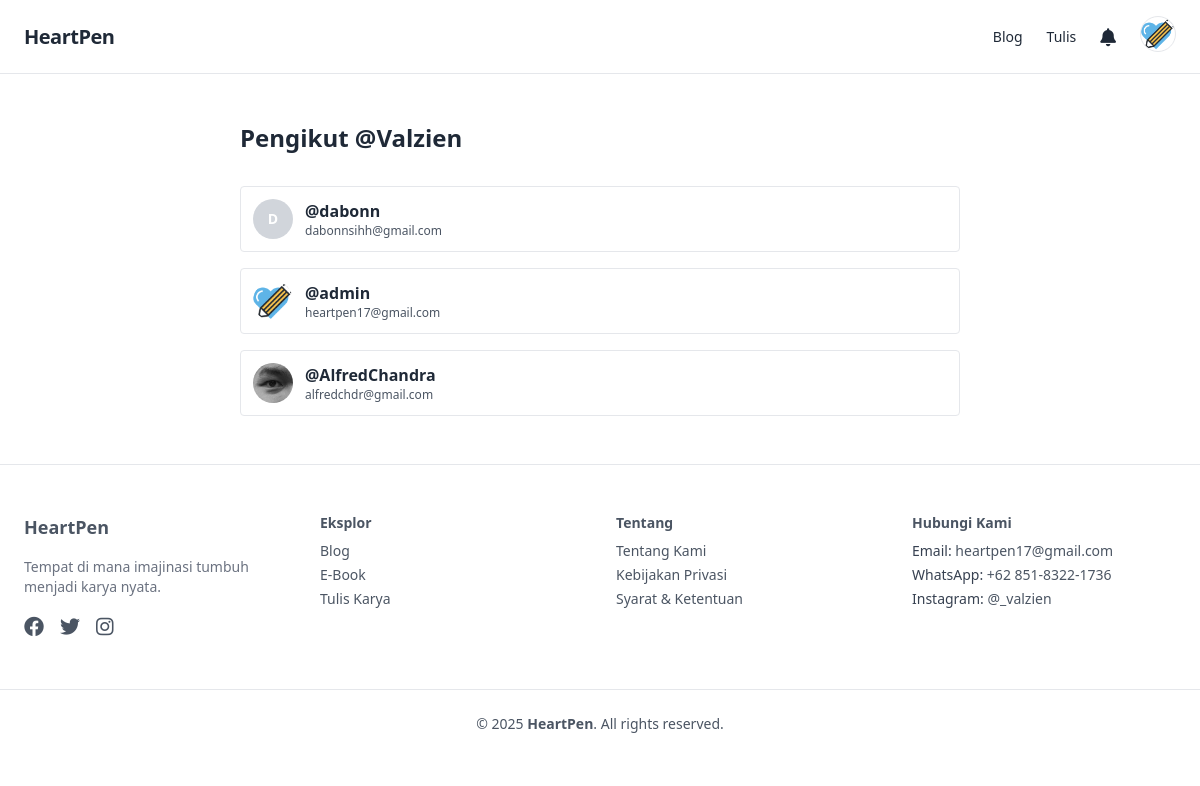
Screenshot of /followers?user=Valzien (signed in) with the database file from the repository.
### tables this page shows
CREATE TABLE `users` (
  `id` int(11) NOT NULL,
  `full_name` varchar(100) DEFAULT NULL,
  `username` varchar(50) DEFAULT NULL,
  `email` varchar(100) DEFAULT NULL,
  `password` varchar(255) DEFAULT NULL,
  `is_verified` tinyint(1) DEFAULT 0,
  `verification_token` varchar(64) DEFAULT NULL,
  `token_expiry` datetime DEFAULT NULL,
  `role` enum('admin','user') DEFAULT 'user',
  `profile_photo` varchar(255) DEFAULT NULL,
  `bio` text DEFAULT NULL,
  `instagram` varchar(100) DEFAULT NULL,
  `twitter` varchar(100) DEFAULT NULL,
  `linkedin` varchar(100) DEFAULT NULL,
  `reset_token` varchar(100) DEFAULT NULL,
  `reset_expiry` datetime DEFAULT NULL
);

### followers.php (the view, shortened to what this page needs)
<?php
include 'header.php';
include 'koneksi.php';
$username = $_GET['user'] ?? '';
$stmt = $pdo->prepare("SELECT * FROM users WHERE username = ?");
$stmt->execute([$username]);
$user = $stmt->fetch();
$view_id = $user['id'];
$stmt = $pdo->prepare("SELECT u.* FROM follows f JOIN users u ON f.follower_id = u.id WHERE f.following_id = ?");
$stmt->execute([$view_id]);
$followers = $stmt->fetchAll();
?>
<div class="container mx-auto px-6 py-12 max-w-3xl">
    <h2 class="text-2xl font-bold mb-8">Pengikut @<?= htmlspecialchars($user['username']) ?></h2>
    <?php if (!$followers): ?>
        <div class="p-4 bg-gray-100 rounded">Belum ada followers.</div>
    <?php else: ?>
        <div class="space-y-4">
            <?php foreach ($followers as $f): ?>
                <a href="user.php?user=<?= htmlspecialchars($f['username']) ?>" class="flex items-center space-x-3 p-3 border rounded hover:bg-gray-50">
                    <?php if ($f['profile_photo'] && file_exists($f['profile_photo'])): ?>
                        <img src="<?= htmlspecialchars($f['profile_photo']) ?>" class="w-10 h-10 rounded-full object-cover" alt="<?= htmlspecialchars($f['username']) ?>">
                    <?php else: ?>
                        <div class="w-10 h-10 bg-gray-300 rounded-full flex items-center justify-center text-sm text-white font-bold">
                            <?= strtoupper($f['username'][0]) ?>
                        </div>
                    <?php endif; ?>
                    <div>
                        <p class="font-semibold">@<?= htmlspecialchars($f['username']) ?></p>
                        <p class="text-xs text-gray-600"><?= htmlspecialchars($f['email']) ?></p>
                    </div>
                </a>
            <?php endforeach; ?>
        </div>
    <?php endif; ?>
</div>
<?php include 'footer.php'; ?>

### header.php (shortened to what this page needs)
<?php
require_once 'koneksi.php';
$username = '';
if (isset($_SESSION['user_id'])) {
    $stmt = $pdo->prepare("SELECT username, profile_photo FROM users WHERE id = ?");
    $stmt->execute([$_SESSION['user_id']]);
    $user = $stmt->fetch();
    if ($user) {
        $username = htmlspecialchars($user['username']);
    }
}
?>
<!DOCTYPE html>
<html lang="id">
<head>
    <script src="https://cdn.tailwindcss.com"></script>
    <link href="https://cdnjs.cloudflare.com/ajax/libs/font-awesome/6.0.0/css/all.min.css" rel="stylesheet">
    <link href="https://unpkg.com/aos@2.3.1/dist/aos.css" rel="stylesheet">
</head>
<body class="bg-white text-gray-800">
<header class="w-full border-b border-gray-200">
    <div class="max-w-7xl mx-auto px-6 py-4 flex items-center justify-between">
        <a href="index" class="text-xl font-bold tracking-tight">HeartPen</a>
        <nav class="hidden md:flex items-center space-x-6 text-sm font-medium">
            <a href="blog" class="hover:text-black transition">Blog</a>
            <?php if (isset($_SESSION['user_id'])): ?>
                <a href="write" class="hover:text-black transition">Tulis</a>
                <div class="relative">
                    <button id="notifBtn" class="relative text-lg focus:outline-none">
                        <i class="fas fa-bell"></i>
                    </button>
                </div>
            <div class="relative">
                <button id="profileBtn" class="focus:outline-none">
                    <?php if (!empty($user['profile_photo']) && file_exists($user['profile_photo'])): ?>
                        <img src="<?= htmlspecialchars($user['profile_photo']) ?>"
                            alt="Profile"
                            class="w-9 h-9 rounded-full border object-cover" />
                    <?php else: ?>
                        <div class="w-9 h-9 bg-gray-600 rounded-full flex items-center justify-center text-white font-bold border">
                            <?= strtoupper(substr($username, 0, 1)) ?>
                        </div>
                    <?php endif; ?>
                </button>
            </div>
            <?php else: ?>
                <a href="login" class="hover:text-black transition">Masuk</a>
                <a href="register" class="bg-black text-white px-4 py-2 rounded hover:bg-gray-800 transition">Daftar</a>
            <?php endif; ?>
        </nav>
    </div>
</header>

### header.php (style rules this page uses)
html, body { overflow-x: hidden; max-width: 100%; }

### rows the page displays
users: profile_photo (picture), username "admin", email "heartpen17@gmail.com"
users: username "Valzien"
users: username "D", username "dabonn", email "dabonnsihh@gmail.com"
users: profile_photo (picture), username "AlfredChandra", email "alfredchdr@gmail.com"
